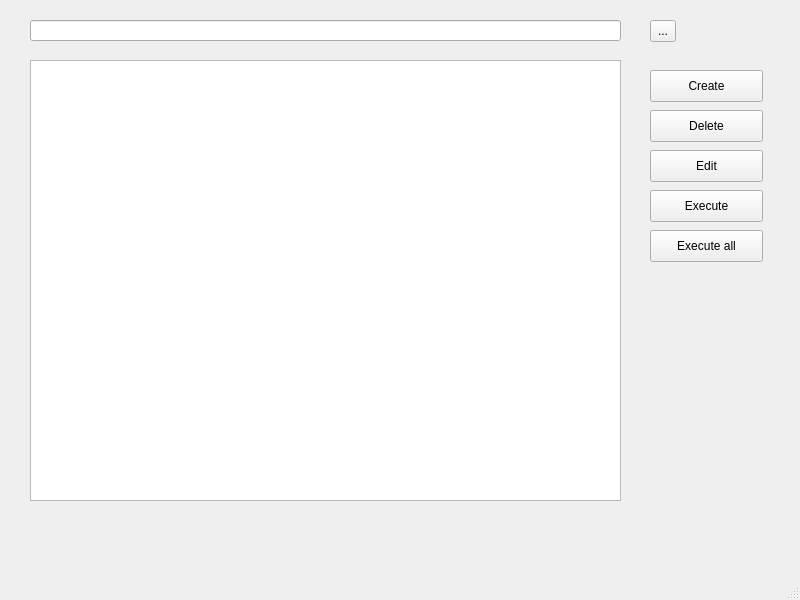
<?xml version="1.0" encoding="UTF-8"?>
<ui version="4.0">
 <class>MainWindow</class>
 <widget class="QMainWindow" name="MainWindow">
  <property name="geometry">
   <rect>
    <x>0</x>
    <y>0</y>
    <width>800</width>
    <height>600</height>
   </rect>
  </property>
  <property name="windowTitle">
   <string>MainWindow</string>
  </property>
  <widget class="QWidget" name="centralwidget">
   <widget class="QLineEdit" name="lineEdit">
    <property name="geometry">
     <rect>
      <x>30</x>
      <y>20</y>
      <width>591</width>
      <height>21</height>
     </rect>
    </property>
   </widget>
   <widget class="QToolButton" name="toolButton">
    <property name="geometry">
     <rect>
      <x>650</x>
      <y>20</y>
      <width>26</width>
      <height>22</height>
     </rect>
    </property>
    <property name="text">
     <string>...</string>
    </property>
   </widget>
   <widget class="QTableWidget" name="tableWidget">
    <property name="geometry">
     <rect>
      <x>30</x>
      <y>60</y>
      <width>591</width>
      <height>441</height>
     </rect>
    </property>
   </widget>
   <widget class="QPushButton" name="pushButton">
    <property name="geometry">
     <rect>
      <x>650</x>
      <y>70</y>
      <width>113</width>
      <height>32</height>
     </rect>
    </property>
    <property name="text">
     <string>Create</string>
    </property>
   </widget>
   <widget class="QPushButton" name="pushButton_2">
    <property name="geometry">
     <rect>
      <x>650</x>
      <y>110</y>
      <width>113</width>
      <height>32</height>
     </rect>
    </property>
    <property name="text">
     <string>Delete</string>
    </property>
   </widget>
   <widget class="QPushButton" name="pushButton_3">
    <property name="geometry">
     <rect>
      <x>650</x>
      <y>150</y>
      <width>113</width>
      <height>32</height>
     </rect>
    </property>
    <property name="text">
     <string>Edit</string>
    </property>
   </widget>
   <widget class="QPushButton" name="pushButton_4">
    <property name="geometry">
     <rect>
      <x>650</x>
      <y>190</y>
      <width>113</width>
      <height>32</height>
     </rect>
    </property>
    <property name="text">
     <string>Execute</string>
    </property>
   </widget>
   <widget class="QPushButton" name="pushButton_5">
    <property name="geometry">
     <rect>
      <x>650</x>
      <y>230</y>
      <width>113</width>
      <height>32</height>
     </rect>
    </property>
    <property name="text">
     <string>Execute all</string>
    </property>
   </widget>
  </widget>
  <widget class="QMenuBar" name="menubar">
   <property name="geometry">
    <rect>
     <x>0</x>
     <y>0</y>
     <width>800</width>
     <height>21</height>
    </rect>
   </property>
  </widget>
  <widget class="QStatusBar" name="statusbar"/>
 </widget>
 <resources/>
 <connections/>
</ui>
